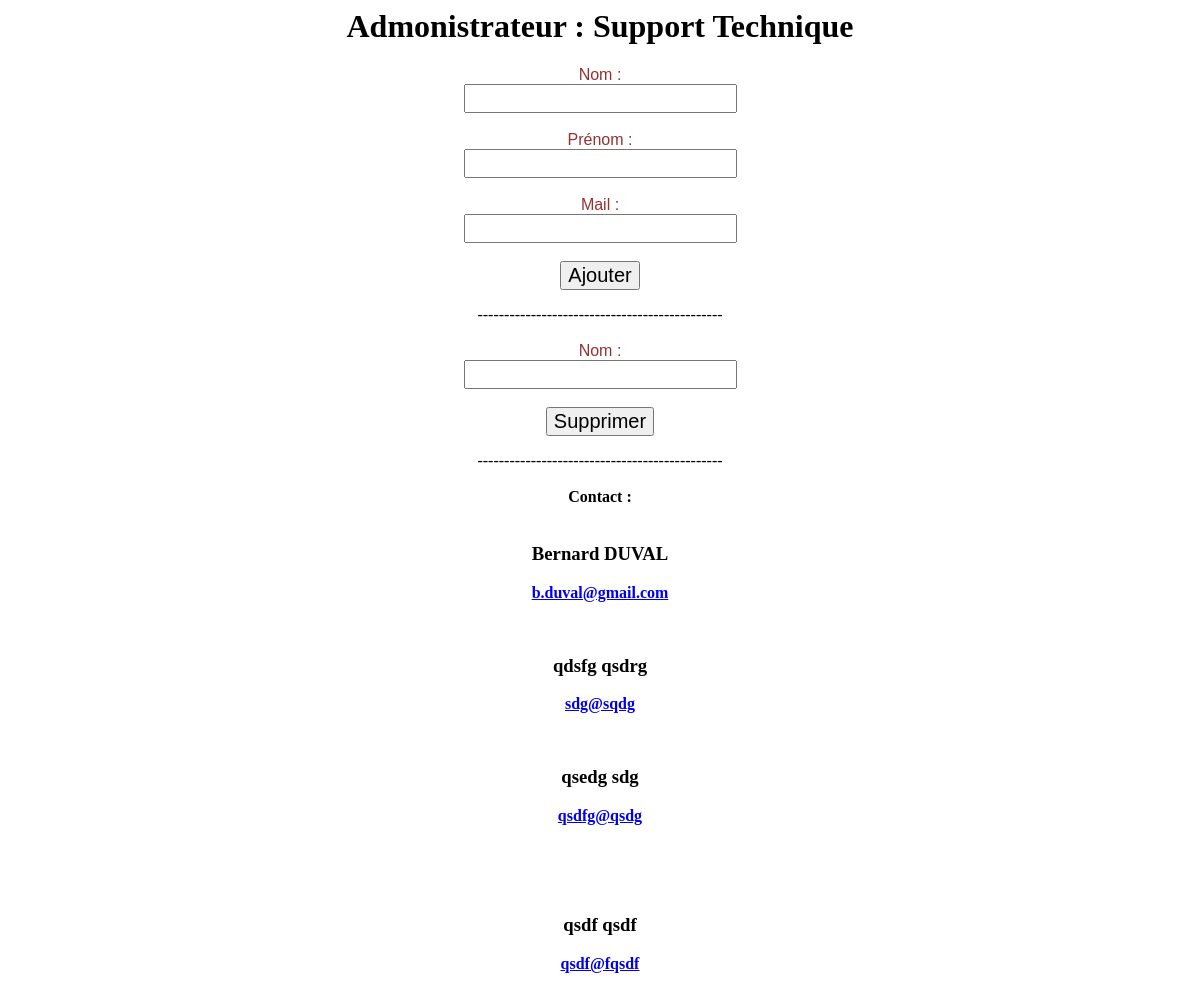
Page /supportTechnique.php on the earlier database version.
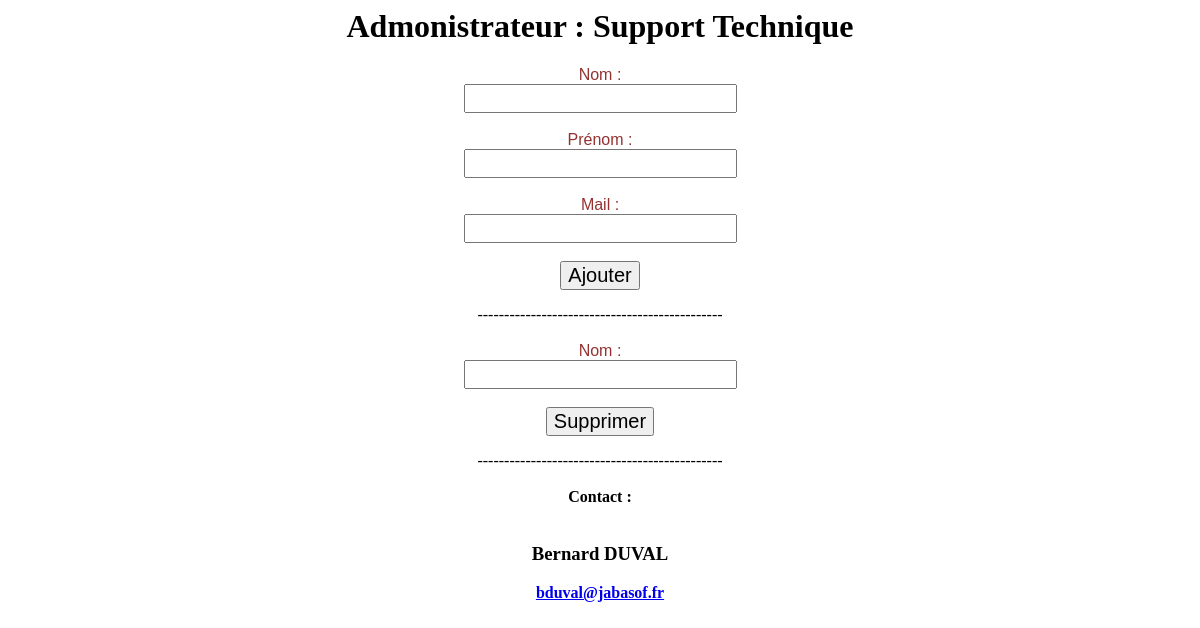
Same page on the later database version.
### tables this page shows
CREATE TABLE IF NOT EXISTS `technique` (
  `nom` varchar(255) NOT NULL,
  `prenom` varchar(255) NOT NULL,
  `mail` varchar(255) NOT NULL
);

### supportTechnique.php (the view, shortened to what this page needs)
<html>
<center>
    <h1>Admonistrateur : Support Technique</h1>
    <form style="font-family: sans-serif;color: #943232;" action="addDBTech.php" method="post">
        Nom : <br>
        <input id="field" type="text" name="nom" value="" placeholder="" style="font-family: sans-serif;color: #943232;font-size: 20px;" autofocus="" required>
        <br>
        <br>Prénom : <br>
        <input id="field" type="text" name="prenom" value="" placeholder="" style="font-family: sans-serif;color: #943232;font-size: 20px;" autofocus="" required><br><br>
        Mail : <br>
        <input id="field" type="email" name="mail" value="" placeholder="" style="font-family: sans-serif;color: #943232;font-size: 20px;" autofocus="" required>
        <br><br>
        <input type="submit" id="button" value="Ajouter" style="font-size: 20px;"> <a href="addDBTech.php" style="font-size:10px;"></a>
    </form>
    ----------------------------------------------
    <br><br>
    <form style="font-family: sans-serif;color: #943232;" action="delDBTech.php" method="post">
        Nom : <br>
        <input id="field" type="text" name="nom" value="" placeholder="" style="font-family: sans-serif;color: #943232;font-size: 20px;" autofocus="" required>
        <br><br>
        <input type="submit" id="button" value="Supprimer" style="font-size: 20px;"> <a href="delDBTech.php" style="font-size:10px;"></a>
    </form>
    ----------------------------------------------
    <br><br>
    <b> Contact :
            <?php
            $servername = "localhost";
            $username = "root";
            $password = "";
            $dbname = "jabasof";
            $conn = new mysqli($servername, $username, $password, $dbname);
            $list = "SELECT * from technique";
            $result = mysqli_query($conn,$list);
            while($row = mysqli_fetch_array($result))
            {
                echo '
                <div>
                    <center><br>
                        <h3>'.$row['prenom']." ".$row['nom'].'</h3>
                            <a href="mailto:'.$row['mail'].'">
                                <p>'.$row['mail'].'</p>
                            </a>
                    </center>
                </div>
            '
                ;
            }
            ?>
</center>
</html>

Differences in the rows shown:
removed technique: prenom "qdsfg", nom "qsdrg", mail "sdg@sqdg"
removed technique: prenom "qsedg", nom "sdg", mail "qsdfg@qsdg"
removed technique: prenom "qsdf", nom "qsdf", mail "qsdf@fqsdf"
changed technique "Bernard": mail "b.duval@gmail.com" → "bduval@jabasof.fr"
